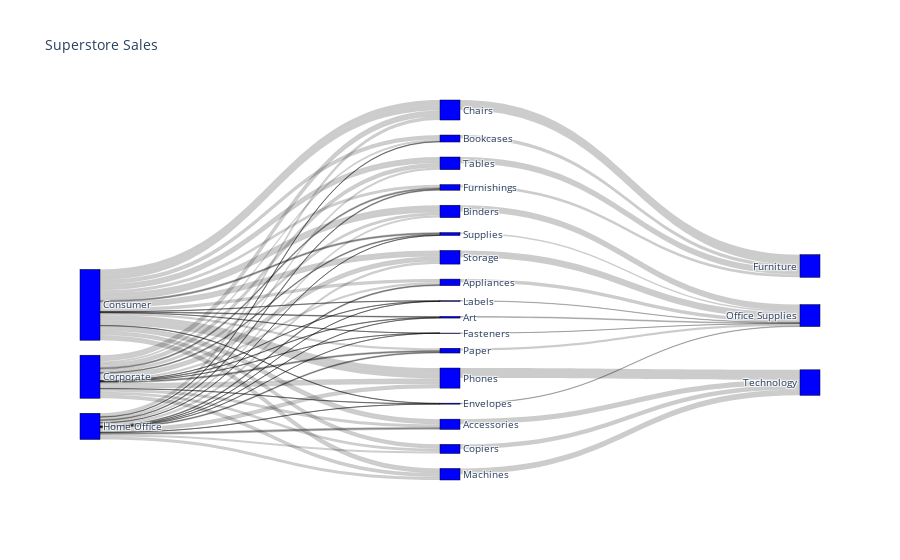

Notebook code for this chart:
### Markdown cell above
We are looping through our three main categories, category by category. For each main category, we will loop through the subcategories. And for each subcategory, we will

- reduce the DataFrame to the current category only
- reduce the DataFrame to the current subcategory only and sum up their overall sales
- append the index of the subcategory to the sources array
- append the index of the main category to the targets array
- append the sum of the sales to the values array

Done. And we all know what this means! Plotting time.

### Code cell
fig = go.Figure(data=[go.Sankey(
    node = dict(
      pad = 15,
      thickness = 20,
      line = dict(color = "black", width = 0.5),
      label = labels,
      color = "blue"
    ),
    link = dict(
      source = sources,
      target = targets,
      value = values
  ))])

fig.update_layout(title_text="Superstore Sales", font_size=10)
fig.show()

### Figure 1 — Plotly figure (JSON) as saved in the notebook; plotly's stock layout.template omitted (floating-point values rounded to 4 significant figures; data arrays with more than 128 entries replaced by an {"elided": "..."} marker saying what was removed)
{"data": [{"link": {"source": {"elided": "153 int values"}, "target": {"elided": "153 int values"}, "value": {"elided": "153 float values"}}, "node": {"color": "blue", "label": ["Consumer", "Corporate", "Home Office", "Furniture", "Office Supplies", "Technology", "Bookcases", "Chairs", "Labels", "Tables", "Storage", "Furnishings", "Art", "Phones", "Binders", "Appliances", "Paper", "Accessories", "Envelopes", "Fasteners", "Supplies", "Machines", "Copiers"], "line": {"color": "black", "width": 0.5}, "pad": 15, "thickness": 20}, "type": "sankey"}], "layout": {"font": {"size": 10}, "title": {"text": "Superstore Sales"}}}
